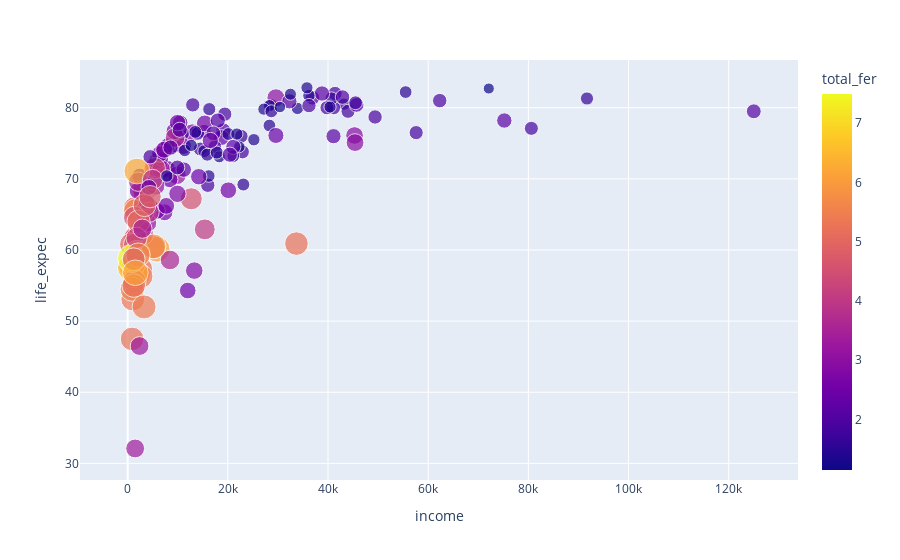

Notebook code cell kept with this figure:
### Code cell
import plotly.express as px 

fig = px.scatter(df_country, x="income", y="life_expec", 
                 size='total_fer',
                 color='total_fer')
  
fig.show()

### Figure 1 — Plotly figure (JSON) as saved in the notebook; plotly's stock layout.template omitted (floating-point values rounded to 4 significant figures; data arrays with more than 128 entries replaced by an {"elided": "..."} marker saying what was removed)
{"data": [{"hovertemplate": "income=%{x}<br>life_expec=%{y}<br>total_fer=%{marker.color}<extra></extra>", "legendgroup": "", "marker": {"color": {"elided": "167 float values"}, "coloraxis": "coloraxis", "size": {"elided": "167 float values"}, "sizemode": "area", "sizeref": 0.01873, "symbol": "circle"}, "mode": "markers", "name": "", "orientation": "v", "showlegend": false, "type": "scatter", "x": {"elided": "167 int values"}, "xaxis": "x", "y": {"elided": "167 float values"}, "yaxis": "y"}], "layout": {"coloraxis": {"colorbar": {"title": {"text": "total_fer"}}, "colorscale": [[0, "#0d0887"], [0.1111, "#46039f"], [0.2222, "#7201a8"], [0.3333, "#9c179e"], [0.4444, "#bd3786"], [0.5556, "#d8576b"], [0.6667, "#ed7953"], [0.7778, "#fb9f3a"], [0.8889, "#fdca26"], [1, "#f0f921"]]}, "legend": {"itemsizing": "constant", "tracegroupgap": 0}, "margin": {"t": 60}, "xaxis": {"anchor": "y", "domain": [0, 1], "title": {"text": "income"}}, "yaxis": {"anchor": "x", "domain": [0, 1], "title": {"text": "life_expec"}}}}
